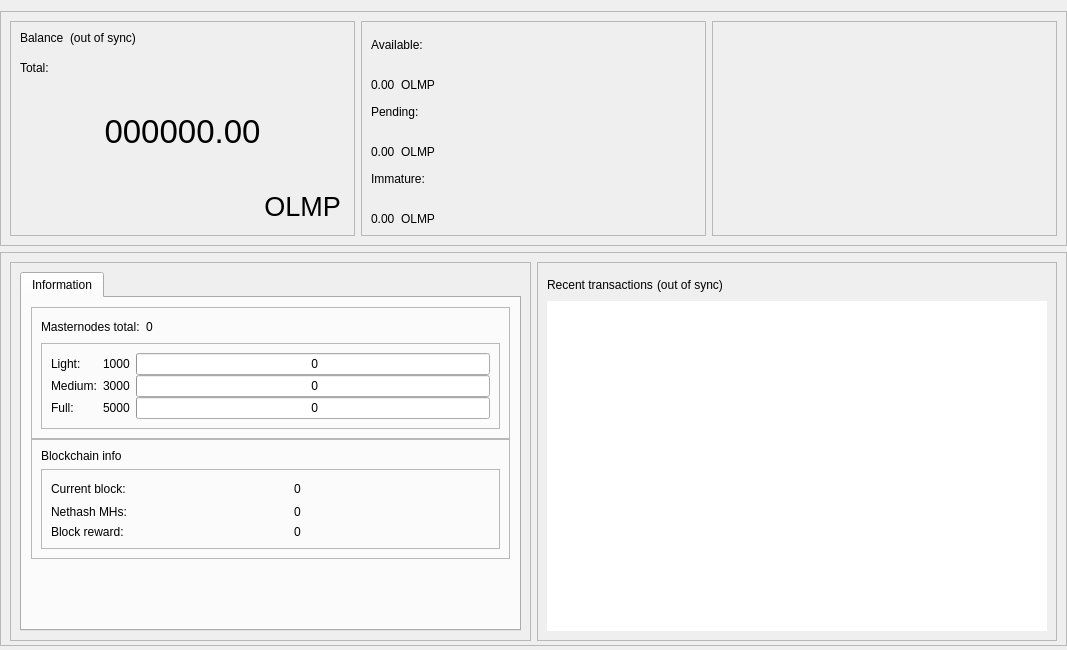
<?xml version="1.0" encoding="UTF-8"?>
<ui version="4.0">
 <class>OverviewPage</class>
 <widget class="QWidget" name="OverviewPage">
  <property name="geometry">
   <rect>
    <x>0</x>
    <y>0</y>
    <width>1067</width>
    <height>650</height>
   </rect>
  </property>
  <property name="minimumSize">
   <size>
    <width>960</width>
    <height>0</height>
   </size>
  </property>
  <property name="windowTitle">
   <string>Form</string>
  </property>
  <layout class="QVBoxLayout" name="topLayout">
   <property name="leftMargin">
    <number>0</number>
   </property>
   <property name="rightMargin">
    <number>0</number>
   </property>
   <property name="bottomMargin">
    <number>4</number>
   </property>
   <item>
    <layout class="QVBoxLayout" name="verticalLayout_main">
     <property name="sizeConstraint">
      <enum>QLayout::SetDefaultConstraint</enum>
     </property>
     <property name="leftMargin">
      <number>0</number>
     </property>
     <property name="rightMargin">
      <number>0</number>
     </property>
     <item>
      <widget class="QFrame" name="frame_blue">
       <property name="enabled">
        <bool>true</bool>
       </property>
       <property name="sizePolicy">
        <sizepolicy hsizetype="Preferred" vsizetype="Preferred">
         <horstretch>0</horstretch>
         <verstretch>0</verstretch>
        </sizepolicy>
       </property>
       <property name="minimumSize">
        <size>
         <width>1065</width>
         <height>220</height>
        </size>
       </property>
       <property name="maximumSize">
        <size>
         <width>16777215</width>
         <height>16777215</height>
        </size>
       </property>
       <property name="sizeIncrement">
        <size>
         <width>0</width>
         <height>0</height>
        </size>
       </property>
       <property name="baseSize">
        <size>
         <width>0</width>
         <height>500</height>
        </size>
       </property>
       <property name="frameShape">
        <enum>QFrame::StyledPanel</enum>
       </property>
       <property name="frameShadow">
        <enum>QFrame::Raised</enum>
       </property>
       <layout class="QHBoxLayout" name="horizontalLayout">
        <item>
         <widget class="QFrame" name="frame_blue_1">
          <property name="minimumSize">
           <size>
            <width>345</width>
            <height>200</height>
           </size>
          </property>
          <property name="maximumSize">
           <size>
            <width>16777215</width>
            <height>16777215</height>
           </size>
          </property>
          <property name="frameShape">
           <enum>QFrame::StyledPanel</enum>
          </property>
          <property name="frameShadow">
           <enum>QFrame::Raised</enum>
          </property>
          <layout class="QHBoxLayout" name="horizontalLayout_2">
           <item>
            <layout class="QVBoxLayout" name="verticalLayout">
             <item>
              <layout class="QHBoxLayout" name="horizontalLayout_3">
               <property name="spacing">
                <number>6</number>
               </property>
               <property name="sizeConstraint">
                <enum>QLayout::SetFixedSize</enum>
               </property>
               <item>
                <widget class="QLabel" name="label_5">
                 <property name="minimumSize">
                  <size>
                   <width>0</width>
                   <height>24</height>
                  </size>
                 </property>
                 <property name="maximumSize">
                  <size>
                   <width>16777215</width>
                   <height>24</height>
                  </size>
                 </property>
                 <property name="text">
                  <string>Balance</string>
                 </property>
                 <property name="alignment">
                  <set>Qt::AlignLeading|Qt::AlignLeft|Qt::AlignTop</set>
                 </property>
                </widget>
               </item>
               <item>
                <widget class="QLabel" name="labelWalletStatus">
                 <property name="minimumSize">
                  <size>
                   <width>0</width>
                   <height>24</height>
                  </size>
                 </property>
                 <property name="maximumSize">
                  <size>
                   <width>16777215</width>
                   <height>24</height>
                  </size>
                 </property>
                 <property name="text">
                  <string>(out of sync)</string>
                 </property>
                 <property name="alignment">
                  <set>Qt::AlignLeading|Qt::AlignLeft|Qt::AlignTop</set>
                 </property>
                </widget>
               </item>
               <item>
                <spacer name="horizontalSpacer">
                 <property name="orientation">
                  <enum>Qt::Horizontal</enum>
                 </property>
                 <property name="sizeHint" stdset="0">
                  <size>
                   <width>40</width>
                   <height>20</height>
                  </size>
                 </property>
                </spacer>
               </item>
              </layout>
             </item>
             <item>
              <widget class="QLabel" name="labelTotalText">
               <property name="maximumSize">
                <size>
                 <width>16777215</width>
                 <height>15</height>
                </size>
               </property>
               <property name="text">
                <string>Total:</string>
               </property>
              </widget>
             </item>
             <item>
              <widget class="QLabel" name="labelTotal">
               <property name="sizePolicy">
                <sizepolicy hsizetype="Preferred" vsizetype="Preferred">
                 <horstretch>0</horstretch>
                 <verstretch>0</verstretch>
                </sizepolicy>
               </property>
               <property name="minimumSize">
                <size>
                 <width>0</width>
                 <height>100</height>
                </size>
               </property>
               <property name="maximumSize">
                <size>
                 <width>16777215</width>
                 <height>100</height>
                </size>
               </property>
               <property name="font">
                <font>
                 <pointsize>25</pointsize>
                 <weight>50</weight>
                 <bold>false</bold>
                </font>
               </property>
               <property name="mouseTracking">
                <bool>false</bool>
               </property>
               <property name="text">
                <string>000000.00</string>
               </property>
               <property name="alignment">
                <set>Qt::AlignCenter</set>
               </property>
              </widget>
             </item>
             <item>
              <layout class="QHBoxLayout" name="horizontalLayout_11">
               <item>
                <spacer name="horizontalSpacer_8">
                 <property name="orientation">
                  <enum>Qt::Horizontal</enum>
                 </property>
                 <property name="sizeHint" stdset="0">
                  <size>
                   <width>40</width>
                   <height>20</height>
                  </size>
                 </property>
                </spacer>
               </item>
               <item>
                <widget class="QPushButton" name="blabel_OlympicCoin">
                 <property name="font">
                  <font>
                   <pointsize>20</pointsize>
                   <italic>false</italic>
                   <kerning>true</kerning>
                  </font>
                 </property>
                 <property name="cursor">
                  <cursorShape>PointingHandCursor</cursorShape>
                 </property>
                 <property name="text">
                  <string>OLMP</string>
                 </property>
                 <property name="flat">
                  <bool>true</bool>
                 </property>
                </widget>
               </item>
              </layout>
             </item>
            </layout>
           </item>
          </layout>
         </widget>
        </item>
        <item>
         <widget class="QFrame" name="frame_blue_2">
          <property name="minimumSize">
           <size>
            <width>345</width>
            <height>200</height>
           </size>
          </property>
          <property name="maximumSize">
           <size>
            <width>16777215</width>
            <height>16777215</height>
           </size>
          </property>
          <property name="frameShape">
           <enum>QFrame::StyledPanel</enum>
          </property>
          <property name="frameShadow">
           <enum>QFrame::Raised</enum>
          </property>
          <layout class="QVBoxLayout" name="verticalLayout_3">
           <item>
            <layout class="QVBoxLayout" name="verticalLayout_2">
             <item>
              <widget class="QLabel" name="labelBalanceText">
               <property name="text">
                <string>Available:</string>
               </property>
              </widget>
             </item>
             <item>
              <layout class="QHBoxLayout" name="horizontalLayout_4">
               <item>
                <widget class="QLabel" name="labelBalance">
                 <property name="text">
                  <string>0.00</string>
                 </property>
                 <property name="alignment">
                  <set>Qt::AlignBottom|Qt::AlignLeading|Qt::AlignLeft</set>
                 </property>
                </widget>
               </item>
               <item>
                <widget class="QLabel" name="label_OlympicCoin2">
                 <property name="text">
                  <string>OLMP</string>
                 </property>
                 <property name="alignment">
                  <set>Qt::AlignBottom|Qt::AlignLeading|Qt::AlignLeft</set>
                 </property>
                </widget>
               </item>
               <item>
                <spacer name="horizontalSpacer_3">
                 <property name="orientation">
                  <enum>Qt::Horizontal</enum>
                 </property>
                 <property name="sizeHint" stdset="0">
                  <size>
                   <width>40</width>
                   <height>20</height>
                  </size>
                 </property>
                </spacer>
               </item>
              </layout>
             </item>
             <item>
              <widget class="QLabel" name="labelPendingText">
               <property name="text">
                <string>Pending:</string>
               </property>
              </widget>
             </item>
             <item>
              <layout class="QHBoxLayout" name="horizontalLayout_5">
               <item>
                <widget class="QLabel" name="labelUnconfirmed">
                 <property name="text">
                  <string>0.00</string>
                 </property>
                 <property name="alignment">
                  <set>Qt::AlignBottom|Qt::AlignLeading|Qt::AlignLeft</set>
                 </property>
                </widget>
               </item>
               <item>
                <widget class="QLabel" name="label_OlympicCoin3">
                 <property name="text">
                  <string>OLMP</string>
                 </property>
                 <property name="alignment">
                  <set>Qt::AlignBottom|Qt::AlignLeading|Qt::AlignLeft</set>
                 </property>
                </widget>
               </item>
               <item>
                <spacer name="horizontalSpacer_4">
                 <property name="orientation">
                  <enum>Qt::Horizontal</enum>
                 </property>
                 <property name="sizeHint" stdset="0">
                  <size>
                   <width>40</width>
                   <height>20</height>
                  </size>
                 </property>
                </spacer>
               </item>
              </layout>
             </item>
             <item>
              <widget class="QLabel" name="labelImmatureText">
               <property name="text">
                <string>Immature:</string>
               </property>
              </widget>
             </item>
             <item>
              <layout class="QHBoxLayout" name="horizontalLayout_6">
               <item>
                <widget class="QLabel" name="labelImmature">
                 <property name="text">
                  <string>0.00</string>
                 </property>
                 <property name="alignment">
                  <set>Qt::AlignBottom|Qt::AlignLeading|Qt::AlignLeft</set>
                 </property>
                </widget>
               </item>
               <item>
                <widget class="QLabel" name="label_OlympicCoin4">
                 <property name="text">
                  <string>OLMP</string>
                 </property>
                 <property name="alignment">
                  <set>Qt::AlignBottom|Qt::AlignLeading|Qt::AlignLeft</set>
                 </property>
                </widget>
               </item>
               <item>
                <spacer name="horizontalSpacer_5">
                 <property name="orientation">
                  <enum>Qt::Horizontal</enum>
                 </property>
                 <property name="sizeHint" stdset="0">
                  <size>
                   <width>40</width>
                   <height>20</height>
                  </size>
                 </property>
                </spacer>
               </item>
              </layout>
             </item>
            </layout>
           </item>
          </layout>
         </widget>
        </item>
        <item>
         <spacer name="horizontalSpacer_9">
          <property name="orientation">
           <enum>Qt::Horizontal</enum>
          </property>
          <property name="sizeHint" stdset="0">
           <size>
            <width>40</width>
            <height>20</height>
           </size>
          </property>
         </spacer>
        </item>
        <item>
         <widget class="QFrame" name="frame_blue_3">
          <property name="minimumSize">
           <size>
            <width>345</width>
            <height>200</height>
           </size>
          </property>
          <property name="maximumSize">
           <size>
            <width>16777215</width>
            <height>16777215</height>
           </size>
          </property>
          <property name="frameShape">
           <enum>QFrame::StyledPanel</enum>
          </property>
          <property name="frameShadow">
           <enum>QFrame::Raised</enum>
          </property>
          <layout class="QVBoxLayout" name="verticalLayout_5">
           <item>
            <layout class="QVBoxLayout" name="verticalLayout_4"/>
           </item>
          </layout>
         </widget>
        </item>
       </layout>
      </widget>
     </item>
     <item>
      <widget class="QFrame" name="frame_bottom">
       <property name="minimumSize">
        <size>
         <width>0</width>
         <height>100</height>
        </size>
       </property>
       <property name="maximumSize">
        <size>
         <width>16777215</width>
         <height>16777215</height>
        </size>
       </property>
       <property name="frameShape">
        <enum>QFrame::StyledPanel</enum>
       </property>
       <property name="frameShadow">
        <enum>QFrame::Raised</enum>
       </property>
       <layout class="QHBoxLayout" name="horizontalLayout_7">
        <property name="bottomMargin">
         <number>4</number>
        </property>
        <item>
         <widget class="QFrame" name="frame_bottom_1">
          <property name="minimumSize">
           <size>
            <width>355</width>
            <height>100</height>
           </size>
          </property>
          <property name="maximumSize">
           <size>
            <width>16777215</width>
            <height>16777215</height>
           </size>
          </property>
          <property name="frameShape">
           <enum>QFrame::StyledPanel</enum>
          </property>
          <property name="frameShadow">
           <enum>QFrame::Raised</enum>
          </property>
          <layout class="QVBoxLayout" name="verticalLayout_9">
           <property name="bottomMargin">
            <number>9</number>
           </property>
           <item>
            <layout class="QVBoxLayout" name="verticalLayout_7">
             <item>
              <widget class="QTabWidget" name="AdditionalFeatures">
               <property name="currentIndex">
                <number>1</number>
               </property>
               <property name="tabBarAutoHide">
                <bool>false</bool>
               </property>
               <widget class="QWidget" name="TabInformation">
                <attribute name="title">
                 <string>Information</string>
                </attribute>
                <layout class="QVBoxLayout" name="verticalLayout_13">
                 <item>
                  <layout class="QVBoxLayout" name="verticalLayout_11">
                   <property name="spacing">
                    <number>0</number>
                   </property>
                   <item>
                    <layout class="QVBoxLayout" name="verticalLayout_16"/>
                   </item>
                   <item>
                    <widget class="QFrame" name="frameMnInfo">
                     <property name="minimumSize">
                      <size>
                       <width>0</width>
                       <height>100</height>
                      </size>
                     </property>
                     <property name="frameShape">
                      <enum>QFrame::StyledPanel</enum>
                     </property>
                     <property name="frameShadow">
                      <enum>QFrame::Raised</enum>
                     </property>
                     <layout class="QVBoxLayout" name="verticalLayout_17">
                      <item>
                       <layout class="QHBoxLayout" name="horizontalLayout_9">
                        <item>
                         <widget class="QLabel" name="labelMnTotal">
                          <property name="minimumSize">
                           <size>
                            <width>0</width>
                            <height>0</height>
                           </size>
                          </property>
                          <property name="maximumSize">
                           <size>
                            <width>16777215</width>
                            <height>16777215</height>
                           </size>
                          </property>
                          <property name="text">
                           <string>Masternodes total:</string>
                          </property>
                         </widget>
                        </item>
                        <item>
                         <widget class="QLabel" name="labelMnTotal_Value">
                          <property name="text">
                           <string>0</string>
                          </property>
                         </widget>
                        </item>
                        <item>
                         <spacer name="horizontalSpacer_7">
                          <property name="orientation">
                           <enum>Qt::Horizontal</enum>
                          </property>
                          <property name="sizeHint" stdset="0">
                           <size>
                            <width>40</width>
                            <height>20</height>
                           </size>
                          </property>
                         </spacer>
                        </item>
                       </layout>
                      </item>
                      <item>
                       <widget class="QFrame" name="frameMnInfoLevels">
                        <property name="minimumSize">
                         <size>
                          <width>0</width>
                          <height>80</height>
                         </size>
                        </property>
                        <property name="frameShape">
                         <enum>QFrame::StyledPanel</enum>
                        </property>
                        <property name="frameShadow">
                         <enum>QFrame::Raised</enum>
                        </property>
                        <layout class="QGridLayout" name="gridLayout_2">
                         <property name="horizontalSpacing">
                          <number>6</number>
                         </property>
                         <property name="verticalSpacing">
                          <number>0</number>
                         </property>
                         <item row="0" column="2">
                          <widget class="QProgressBar" name="graphMN1">
                           <property name="minimumSize">
                            <size>
                             <width>0</width>
                             <height>20</height>
                            </size>
                           </property>
                           <property name="maximumSize">
                            <size>
                             <width>16777215</width>
                             <height>16777215</height>
                            </size>
                           </property>
                           <property name="value">
                            <number>0</number>
                           </property>
                           <property name="format">
                            <string> %v</string>
                           </property>
                          </widget>
                         </item>
                         <item row="1" column="2">
                          <widget class="QProgressBar" name="graphMN2">
                           <property name="minimumSize">
                            <size>
                             <width>0</width>
                             <height>20</height>
                            </size>
                           </property>
                           <property name="maximumSize">
                            <size>
                             <width>16777215</width>
                             <height>16777215</height>
                            </size>
                           </property>
                           <property name="value">
                            <number>0</number>
                           </property>
                           <property name="format">
                            <string> %v</string>
                           </property>
                          </widget>
                         </item>
                         <item row="3" column="2">
                          <widget class="QProgressBar" name="graphMN3">
                           <property name="minimumSize">
                            <size>
                             <width>0</width>
                             <height>20</height>
                            </size>
                           </property>
                           <property name="maximumSize">
                            <size>
                             <width>16777215</width>
                             <height>16777215</height>
                            </size>
                           </property>
                           <property name="value">
                            <number>0</number>
                           </property>
                           <property name="format">
                            <string> %v</string>
                           </property>
                          </widget>
                         </item>
                         <item row="1" column="0">
                          <widget class="QLabel" name="label_2">
                           <property name="minimumSize">
                            <size>
                             <width>0</width>
                             <height>0</height>
                            </size>
                           </property>
                           <property name="maximumSize">
                            <size>
                             <width>16777215</width>
                             <height>16777215</height>
                            </size>
                           </property>
                           <property name="text">
                            <string>Medium:</string>
                           </property>
                          </widget>
                         </item>
                         <item row="3" column="0">
                          <widget class="QLabel" name="label_3">
                           <property name="minimumSize">
                            <size>
                             <width>0</width>
                             <height>0</height>
                            </size>
                           </property>
                           <property name="maximumSize">
                            <size>
                             <width>16777215</width>
                             <height>16777215</height>
                            </size>
                           </property>
                           <property name="text">
                            <string>Full:</string>
                           </property>
                          </widget>
                         </item>
                         <item row="0" column="0">
                          <widget class="QLabel" name="label">
                           <property name="minimumSize">
                            <size>
                             <width>0</width>
                             <height>0</height>
                            </size>
                           </property>
                           <property name="maximumSize">
                            <size>
                             <width>16777215</width>
                             <height>16777215</height>
                            </size>
                           </property>
                           <property name="text">
                            <string>Light:</string>
                           </property>
                          </widget>
                         </item>
                         <item row="0" column="1">
                          <widget class="QLabel" name="label_lcolat">
                           <property name="text">
                            <string>1000</string>
                           </property>
                          </widget>
                         </item>
                         <item row="1" column="1">
                          <widget class="QLabel" name="label_mcolat">
                           <property name="text">
                            <string>3000</string>
                           </property>
                          </widget>
                         </item>
                         <item row="3" column="1">
                          <widget class="QLabel" name="label_fcolat">
                           <property name="text">
                            <string>5000</string>
                           </property>
                          </widget>
                         </item>
                        </layout>
                       </widget>
                      </item>
                     </layout>
                    </widget>
                   </item>
                   <item>
                    <widget class="QFrame" name="frameBlockchainInfo">
                     <property name="minimumSize">
                      <size>
                       <width>0</width>
                       <height>100</height>
                      </size>
                     </property>
                     <property name="frameShape">
                      <enum>QFrame::StyledPanel</enum>
                     </property>
                     <property name="frameShadow">
                      <enum>QFrame::Raised</enum>
                     </property>
                     <layout class="QVBoxLayout" name="verticalLayout_18">
                      <item>
                       <widget class="QLabel" name="label_blockchaininfo">
                        <property name="text">
                         <string>Blockchain info</string>
                        </property>
                       </widget>
                      </item>
                      <item>
                       <widget class="QFrame" name="frameBlockchainInfoData">
                        <property name="minimumSize">
                         <size>
                          <width>0</width>
                          <height>0</height>
                         </size>
                        </property>
                        <property name="frameShape">
                         <enum>QFrame::StyledPanel</enum>
                        </property>
                        <property name="frameShadow">
                         <enum>QFrame::Raised</enum>
                        </property>
                        <layout class="QGridLayout" name="gridLayout_3">
                         <property name="verticalSpacing">
                          <number>6</number>
                         </property>
                         <item row="0" column="2">
                          <widget class="QLabel" name="label_CurrentBlock_value">
                           <property name="text">
                            <string>0</string>
                           </property>
                          </widget>
                         </item>
                         <item row="0" column="0">
                          <widget class="QLabel" name="label_CurrentBlock">
                           <property name="minimumSize">
                            <size>
                             <width>0</width>
                             <height>0</height>
                            </size>
                           </property>
                           <property name="maximumSize">
                            <size>
                             <width>16777215</width>
                             <height>16777215</height>
                            </size>
                           </property>
                           <property name="text">
                            <string>Current block:</string>
                           </property>
                          </widget>
                         </item>
                         <item row="1" column="2">
                          <widget class="QLabel" name="label_Nethash_value">
                           <property name="text">
                            <string>0</string>
                           </property>
                          </widget>
                         </item>
                         <item row="2" column="0">
                          <widget class="QLabel" name="label_CurrentBlockReward">
                           <property name="text">
                            <string>Block reward:</string>
                           </property>
                          </widget>
                         </item>
                         <item row="1" column="0">
                          <widget class="QLabel" name="label_Nethash">
                           <property name="text">
                            <string>Nethash MHs:</string>
                           </property>
                          </widget>
                         </item>
                         <item row="2" column="2">
                          <widget class="QLabel" name="label_CurrentBlockReward_value">
                           <property name="text">
                            <string>0</string>
                           </property>
                          </widget>
                         </item>
                         <item row="0" column="1">
                          <spacer name="horizontalSpacer_6">
                           <property name="orientation">
                            <enum>Qt::Horizontal</enum>
                           </property>
                           <property name="sizeType">
                            <enum>QSizePolicy::Fixed</enum>
                           </property>
                           <property name="sizeHint" stdset="0">
                            <size>
                             <width>40</width>
                             <height>20</height>
                            </size>
                           </property>
                          </spacer>
                         </item>
                        </layout>
                       </widget>
                      </item>
                     </layout>
                    </widget>
                   </item>
                   <item>
                    <spacer name="verticalSpacer_2">
                     <property name="orientation">
                      <enum>Qt::Vertical</enum>
                     </property>
                     <property name="sizeHint" stdset="0">
                      <size>
                       <width>20</width>
                       <height>10</height>
                      </size>
                     </property>
                    </spacer>
                   </item>
                  </layout>
                 </item>
                </layout>
               </widget>
              </widget>
             </item>
            </layout>
           </item>
          </layout>
         </widget>
        </item>
        <item>
         <widget class="QFrame" name="frame_bottom_2">
          <property name="minimumSize">
           <size>
            <width>0</width>
            <height>100</height>
           </size>
          </property>
          <property name="maximumSize">
           <size>
            <width>16777215</width>
            <height>16777215</height>
           </size>
          </property>
          <property name="frameShape">
           <enum>QFrame::StyledPanel</enum>
          </property>
          <property name="frameShadow">
           <enum>QFrame::Raised</enum>
          </property>
          <layout class="QVBoxLayout" name="verticalLayout_10">
           <item>
            <layout class="QVBoxLayout" name="verticalLayout_8">
             <property name="spacing">
              <number>4</number>
             </property>
             <item>
              <layout class="QHBoxLayout" name="horizontalLayout_8">
               <item>
                <widget class="QLabel" name="label_4">
                 <property name="minimumSize">
                  <size>
                   <width>0</width>
                   <height>25</height>
                  </size>
                 </property>
                 <property name="maximumSize">
                  <size>
                   <width>16777215</width>
                   <height>25</height>
                  </size>
                 </property>
                 <property name="text">
                  <string>Recent transactions</string>
                 </property>
                </widget>
               </item>
               <item>
                <widget class="QLabel" name="labelTransactionsStatus">
                 <property name="text">
                  <string>(out of sync)</string>
                 </property>
                </widget>
               </item>
               <item>
                <spacer name="horizontalSpacer_2">
                 <property name="orientation">
                  <enum>Qt::Horizontal</enum>
                 </property>
                 <property name="sizeHint" stdset="0">
                  <size>
                   <width>40</width>
                   <height>20</height>
                  </size>
                 </property>
                </spacer>
               </item>
              </layout>
             </item>
             <item>
              <widget class="QListView" name="listTransactions">
               <property name="sizePolicy">
                <sizepolicy hsizetype="Expanding" vsizetype="Expanding">
                 <horstretch>0</horstretch>
                 <verstretch>0</verstretch>
                </sizepolicy>
               </property>
               <property name="maximumSize">
                <size>
                 <width>16777215</width>
                 <height>600</height>
                </size>
               </property>
               <property name="styleSheet">
                <string notr="true"/>
               </property>
               <property name="frameShape">
                <enum>QFrame::NoFrame</enum>
               </property>
               <property name="verticalScrollBarPolicy">
                <enum>Qt::ScrollBarAlwaysOff</enum>
               </property>
               <property name="horizontalScrollBarPolicy">
                <enum>Qt::ScrollBarAlwaysOff</enum>
               </property>
               <property name="alternatingRowColors">
                <bool>true</bool>
               </property>
              </widget>
             </item>
            </layout>
           </item>
          </layout>
         </widget>
        </item>
       </layout>
      </widget>
     </item>
    </layout>
   </item>
  </layout>
 </widget>
 <resources/>
 <connections/>
</ui>
